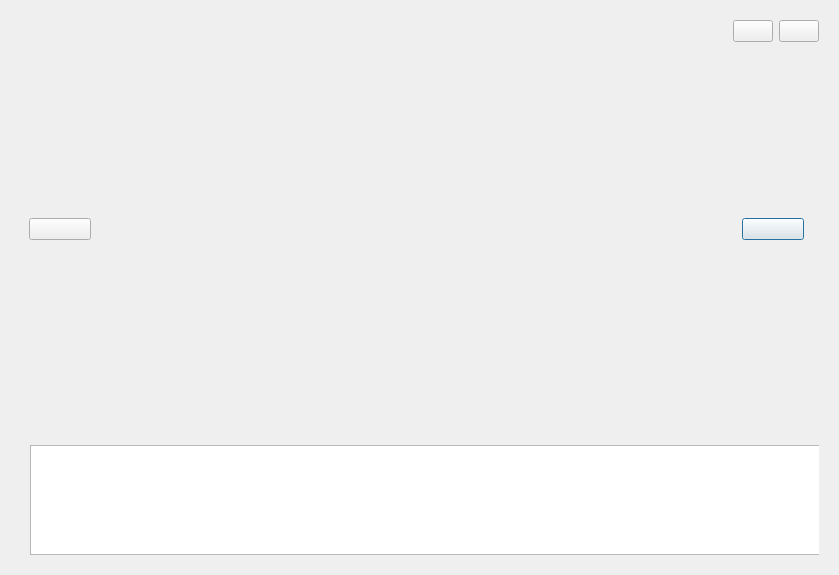
<?xml version="1.0" encoding="UTF-8"?>
<ui version="4.0">
 <class>SlideShowDlg</class>
 <widget class="QDialog" name="SlideShowDlg">
  <property name="geometry">
   <rect>
    <x>0</x>
    <y>0</y>
    <width>839</width>
    <height>575</height>
   </rect>
  </property>
  <property name="windowTitle">
   <string>Dialog</string>
  </property>
  <layout class="QVBoxLayout" name="verticalLayout" stretch="7,1">
   <item>
    <widget class="QWidget" name="slideShow" native="true">
     <layout class="QGridLayout" name="gridLayout">
      <item row="1" column="1">
       <widget class="PicAnimationWid" name="picAnimation" native="true"/>
      </item>
      <item row="1" column="2">
       <widget class="QWidget" name="slidenextwid" native="true">
        <property name="minimumSize">
         <size>
          <width>80</width>
          <height>0</height>
         </size>
        </property>
        <property name="maximumSize">
         <size>
          <width>80</width>
          <height>16777215</height>
         </size>
        </property>
        <layout class="QHBoxLayout" name="horizontalLayout_3">
         <item>
          <widget class="PicButton" name="slidenextBtn">
           <property name="text">
            <string/>
           </property>
          </widget>
         </item>
        </layout>
       </widget>
      </item>
      <item row="1" column="0">
       <widget class="QWidget" name="slideprewid" native="true">
        <property name="minimumSize">
         <size>
          <width>80</width>
          <height>0</height>
         </size>
        </property>
        <property name="maximumSize">
         <size>
          <width>80</width>
          <height>16777215</height>
         </size>
        </property>
        <layout class="QHBoxLayout" name="horizontalLayout_4">
         <item>
          <widget class="PicButton" name="slidepreBtn">
           <property name="text">
            <string/>
           </property>
          </widget>
         </item>
        </layout>
       </widget>
      </item>
      <item row="0" column="2">
       <layout class="QHBoxLayout" name="horizontalLayout_2">
        <item>
         <widget class="PicStateBtn" name="playBtn">
          <property name="text">
           <string/>
          </property>
         </widget>
        </item>
        <item>
         <widget class="PicButton" name="closeBtn">
          <property name="text">
           <string/>
          </property>
         </widget>
        </item>
       </layout>
      </item>
     </layout>
    </widget>
   </item>
   <item>
    <widget class="QWidget" name="preShow" native="true">
     <layout class="QHBoxLayout" name="horizontalLayout">
      <item>
       <widget class="QWidget" name="widget" native="true">
        <property name="minimumSize">
         <size>
          <width>0</width>
          <height>120</height>
         </size>
        </property>
        <property name="maximumSize">
         <size>
          <width>16777215</width>
          <height>120</height>
         </size>
        </property>
        <widget class="PreListWid" name="preListWidget">
         <property name="geometry">
          <rect>
           <x>10</x>
           <y>10</y>
           <width>16777215</width>
           <height>110</height>
          </rect>
         </property>
         <property name="minimumSize">
          <size>
           <width>0</width>
           <height>110</height>
          </size>
         </property>
         <property name="maximumSize">
          <size>
           <width>16777215</width>
           <height>110</height>
          </size>
         </property>
         <property name="flow">
          <enum>QListView::LeftToRight</enum>
         </property>
        </widget>
       </widget>
      </item>
     </layout>
    </widget>
   </item>
  </layout>
 </widget>
 <customwidgets>
  <customwidget>
   <class>PicButton</class>
   <extends>QPushButton</extends>
   <header location="global">picbutton.h</header>
  </customwidget>
  <customwidget>
   <class>PicStateBtn</class>
   <extends>QPushButton</extends>
   <header location="global">picstatebtn.h</header>
  </customwidget>
  <customwidget>
   <class>PicAnimationWid</class>
   <extends>QWidget</extends>
   <header location="global">picanimationwid.h</header>
   <container>1</container>
  </customwidget>
  <customwidget>
   <class>PreListWid</class>
   <extends>QListWidget</extends>
   <header location="global">prelistwid.h</header>
  </customwidget>
 </customwidgets>
 <resources/>
 <connections/>
</ui>
